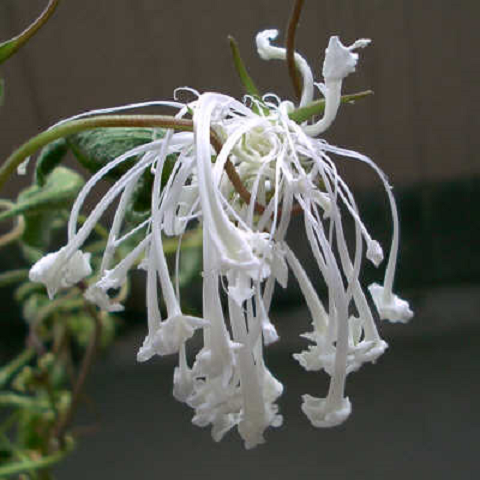
%> input picture img/kadai01/asagao.png, 480 x 480 px
$ octave kadai10.m   (GNU Octave 9; MATLAB toolbox functions it lacks are replaced by stand-ins)
%> lines starting %> are read from the running program, lines starting %| are printed output that depends on the picture; in (x1, y1, x2, y2) boxes, pixels count from 0 and x2, y2 are one past the last pixel; in counts of white or black regions, pixels touching at a corner belong together; the program's own positions count from 1
% 課題10 画像のエッジ抽出
% 次のプログラムを参考にして，エッジ抽出を体験せよ．

clear;      % 変数のクリア
close all;  % 図表のクリア

org_img = imread('asagao.png');	% 原画像の入力
%> org_img is the input picture: size 480x480x3 uint8; mean R, G, B 89.3, 91, 82.3
org_gray = rgb2gray(org_img);   % グレイスケール化
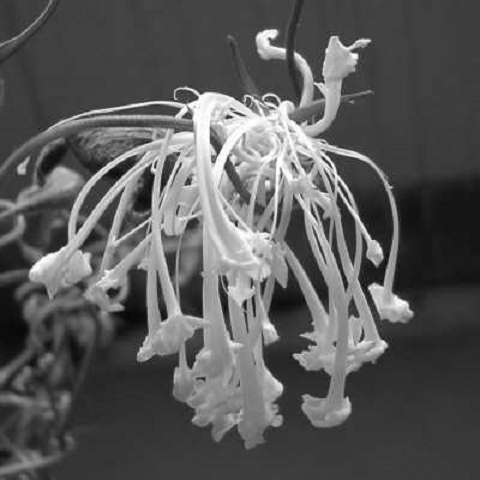
%> org_gray: size 480x480 uint8; min 7, max 255, mean 89.5
imagesc(org_gray);              % 画像の表示
colormap(gray);                 % グレイスケールの範囲で表示
colorbar;                       % カラーバーの表示
axis image;                     % 元画像の比率に

figure;
pre_edge = edge(org_gray, 'prewitt');   % エッジ検出(プレウィット法)
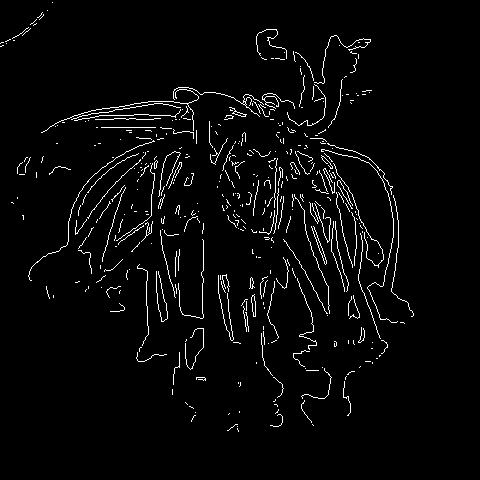
%> pre_edge: size 480x480 logical; 3.2% white in thin lines or dots, all inside (x1, y1, x2, y2) = (0, 2, 414, 432)
imagesc(pre_edge);                      % 画像の表示
colormap(gray);                         % グレイスケールの範囲で表示
colorbar;                               % カラーバーの表示
axis image;                             % 元画像の比率に

figure;
sob_edge = edge(org_gray, 'sobel');     % エッジ検出(ソベル法)
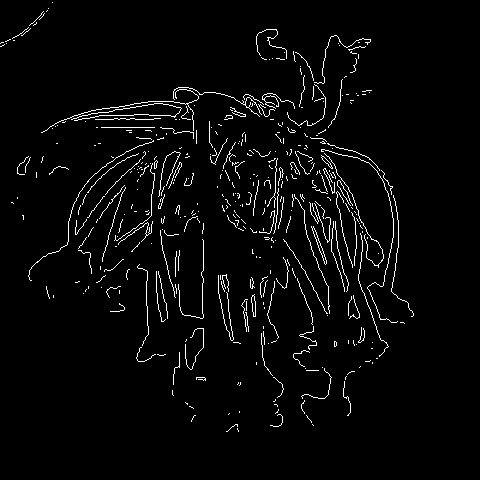
%> sob_edge: size 480x480 logical; 3.2% white in thin lines or dots, all inside (x1, y1, x2, y2) = (0, 2, 414, 432)
imagesc(sob_edge);                      % 画像の表示
colormap(gray);                         % グレイスケールの範囲で表示
colorbar;                               % カラーバーの表示
axis image;                             % 元画像の比率に

figure;
can_edge = edge(org_gray, 'canny');     % エッジ検出(キャニー法)
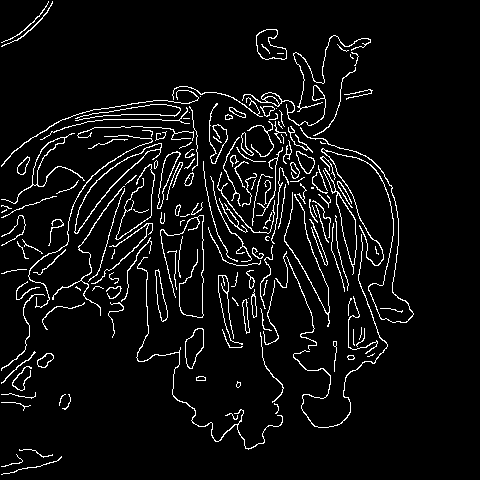
%> can_edge: size 480x480 logical; 5.8% white in thin lines or dots, all inside (x1, y1, x2, y2) = (1, 1, 414, 475)
imagesc(can_edge);                      % 画像の表示
colormap(gray);                         % グレイスケールの範囲で表示
colorbar;                               % カラーバーの表示
axis image;                             % 元画像の比率に

return;
